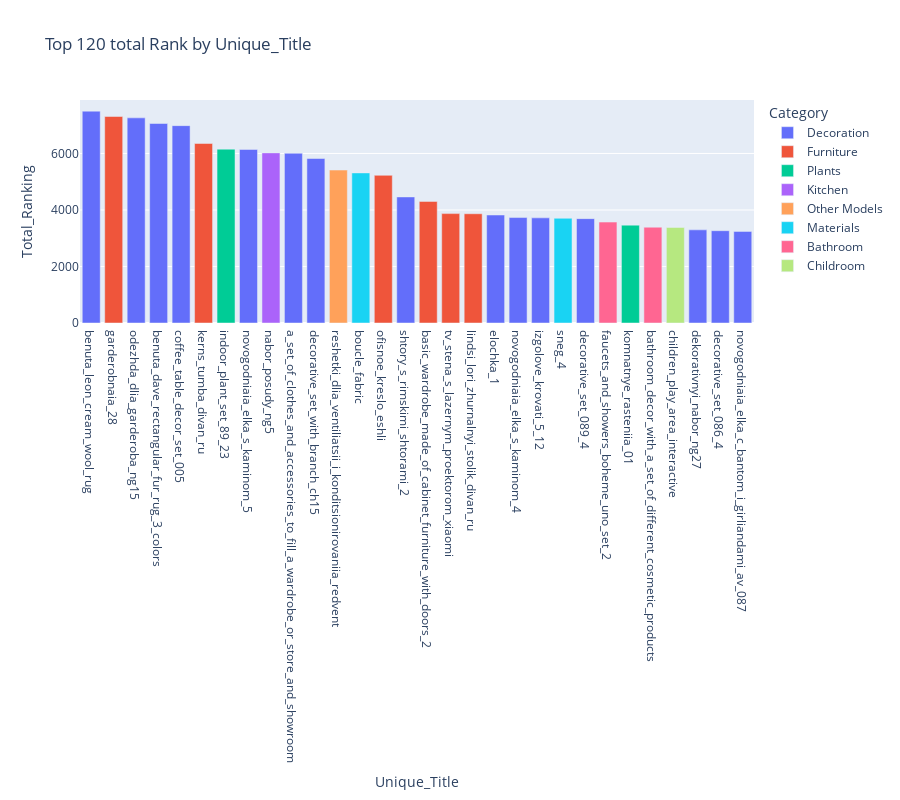

Notebook cell for this chart:
### Code cell
data_unique_gr = data.groupby(by=['Unique_Title', 'Category', 'Username'], as_index=False)['Ranking'].sum()
data_unique_gr.columns = ['Unique_Title', 'Category', 'Username', 'Total_Ranking']
data_unique_gr.sort_values(by='Total_Ranking', ascending=False, inplace=True)
data_unique_gr = data_unique_gr.head(30)

cat_list = data_unique_gr['Unique_Title'].tolist()
cat_dict = {'Unique_Title': cat_list}

fig4 = px.bar(data_unique_gr, x='Unique_Title', y='Total_Ranking', hover_data='Username',
              category_orders=cat_dict, color='Category', height=800, title='Top 120 total Rank by Unique_Title')
fig4.show()

### Figure 1 — Plotly figure (JSON) as saved in the notebook; plotly's stock layout.template omitted (floating-point values rounded to 4 significant figures)
{"data": [{"alignmentgroup": "True", "customdata": [["3Dmitruk"], ["niga2323"], ["3Dmitruk"], ["Mitya87"], ["dofen"], ["sofiakholina"], ["cheka_3dviz"], ["Rolan05"], ["fffaaa12"], ["dofen"], ["oleksandroleksandr"], ["Moriiiz"], ["niga2323"], ["mhl.hnr"], ["verba_cg"]], "hovertemplate": "Category=Decoration<br>Unique_Title=%{x}<br>Total_Ranking=%{y}<br>Username=%{customdata[0]}<extra></extra>", "legendgroup": "Decoration", "marker": {"color": "#636efa", "pattern": {"shape": ""}}, "name": "Decoration", "offsetgroup": "Decoration", "orientation": "v", "showlegend": true, "textposition": "auto", "type": "bar", "x": ["benuta_leon_cream_wool_rug", "odezhda_dlia_garderoba_ng15", "benuta_dave_rectangular_fur_rug_3_colors", "coffee_table_decor_set_005", "novogodniaia_elka_s_kaminom_5", "a_set_of_clothes_and_accessories_to_fill_a_wardrobe_or_store_and_showroom", "decorative_set_with_branch_ch15", "shtory_s_rimskimi_shtorami_2", "elochka_1", "novogodniaia_elka_s_kaminom_4", "izgolove_krovati_5_12", "decorative_set_089_4", "dekorativnyi_nabor_ng27", "decorative_set_086_4", "novogodniaia_elka_c_bantom_i_girliandami_av_087"], "xaxis": "x", "y": [7498, 7260, 7061, 6985, 6142, 6008, 5822, 4462, 3822, 3732, 3721, 3694, 3297, 3267, 3242], "yaxis": "y"}, {"alignmentgroup": "True", "customdata": [["protektor"], ["niga2323"], ["illidan_"], ["sofiakholina"], ["aoverina"], ["niga2323"]], "hovertemplate": "Category=Furniture<br>Unique_Title=%{x}<br>Total_Ranking=%{y}<br>Username=%{customdata[0]}<extra></extra>", "legendgroup": "Furniture", "marker": {"color": "#EF553B", "pattern": {"shape": ""}}, "name": "Furniture", "offsetgroup": "Furniture", "orientation": "v", "showlegend": true, "textposition": "auto", "type": "bar", "x": ["garderobnaia_28", "kerns_tumba_divan_ru", "ofisnoe_kreslo_eshli", "basic_wardrobe_made_of_cabinet_furniture_with_doors_2", "tv_stena_s_lazernym_proektorom_xiaomi", "lindsi_lori_zhurnalnyi_stolik_divan_ru"], "xaxis": "x", "y": [7309, 6354, 5227, 4303, 3872, 3867], "yaxis": "y"}, {"alignmentgroup": "True", "customdata": [["mh.designer"], ["13halav"]], "hovertemplate": "Category=Plants<br>Unique_Title=%{x}<br>Total_Ranking=%{y}<br>Username=%{customdata[0]}<extra></extra>", "legendgroup": "Plants", "marker": {"color": "#00cc96", "pattern": {"shape": ""}}, "name": "Plants", "offsetgroup": "Plants", "orientation": "v", "showlegend": true, "textposition": "auto", "type": "bar", "x": ["indoor_plant_set_89_23", "komnatnye_rasteniia_01"], "xaxis": "x", "y": [6153, 3464], "yaxis": "y"}, {"alignmentgroup": "True", "customdata": [["niga2323"]], "hovertemplate": "Category=Kitchen<br>Unique_Title=%{x}<br>Total_Ranking=%{y}<br>Username=%{customdata[0]}<extra></extra>", "legendgroup": "Kitchen", "marker": {"color": "#ab63fa", "pattern": {"shape": ""}}, "name": "Kitchen", "offsetgroup": "Kitchen", "orientation": "v", "showlegend": true, "textposition": "auto", "type": "bar", "x": ["nabor_posudy_ng5"], "xaxis": "x", "y": [6021], "yaxis": "y"}, {"alignmentgroup": "True", "customdata": [["DashutaG"]], "hovertemplate": "Category=Other Models<br>Unique_Title=%{x}<br>Total_Ranking=%{y}<br>Username=%{customdata[0]}<extra></extra>", "legendgroup": "Other Models", "marker": {"color": "#FFA15A", "pattern": {"shape": ""}}, "name": "Other Models", "offsetgroup": "Other Models", "orientation": "v", "showlegend": true, "textposition": "auto", "type": "bar", "x": ["reshetki_dlia_ventiliatsii_i_konditsionirovaniia_redvent"], "xaxis": "x", "y": [5413], "yaxis": "y"}, {"alignmentgroup": "True", "customdata": [["marchik3d"], ["maltsev_stepan"]], "hovertemplate": "Category=Materials<br>Unique_Title=%{x}<br>Total_Ranking=%{y}<br>Username=%{customdata[0]}<extra></extra>", "legendgroup": "Materials", "marker": {"color": "#19d3f3", "pattern": {"shape": ""}}, "name": "Materials", "offsetgroup": "Materials", "orientation": "v", "showlegend": true, "textposition": "auto", "type": "bar", "x": ["boucle_fabric", "sneg_4"], "xaxis": "x", "y": [5312, 3706], "yaxis": "y"}, {"alignmentgroup": "True", "customdata": [["Ashlesha"], ["sofiakholina"]], "hovertemplate": "Category=Bathroom<br>Unique_Title=%{x}<br>Total_Ranking=%{y}<br>Username=%{customdata[0]}<extra></extra>", "legendgroup": "Bathroom", "marker": {"color": "#FF6692", "pattern": {"shape": ""}}, "name": "Bathroom", "offsetgroup": "Bathroom", "orientation": "v", "showlegend": true, "textposition": "auto", "type": "bar", "x": ["faucets_and_showers_boheme_uno_set_2", "bathroom_decor_with_a_set_of_different_cosmetic_products"], "xaxis": "x", "y": [3572, 3391], "yaxis": "y"}, {"alignmentgroup": "True", "customdata": [["lzv_cg"]], "hovertemplate": "Category=Childroom<br>Unique_Title=%{x}<br>Total_Ranking=%{y}<br>Username=%{customdata[0]}<extra></extra>", "legendgroup": "Childroom", "marker": {"color": "#B6E880", "pattern": {"shape": ""}}, "name": "Childroom", "offsetgroup": "Childroom", "orientation": "v", "showlegend": true, "textposition": "auto", "type": "bar", "x": ["children_play_area_interactive"], "xaxis": "x", "y": [3382], "yaxis": "y"}], "layout": {"barmode": "relative", "height": 800, "legend": {"title": {"text": "Category"}, "tracegroupgap": 0}, "title": {"text": "Top 120 total Rank by Unique_Title"}, "xaxis": {"anchor": "y", "categoryarray": ["benuta_leon_cream_wool_rug", "garderobnaia_28", "odezhda_dlia_garderoba_ng15", "benuta_dave_rectangular_fur_rug_3_colors", "coffee_table_decor_set_005", "kerns_tumba_divan_ru", "indoor_plant_set_89_23", "novogodniaia_elka_s_kaminom_5", "nabor_posudy_ng5", "a_set_of_clothes_and_accessories_to_fill_a_wardrobe_or_store_and_showroom", "decorative_set_with_branch_ch15", "reshetki_dlia_ventiliatsii_i_konditsionirovaniia_redvent", "boucle_fabric", "ofisnoe_kreslo_eshli", "shtory_s_rimskimi_shtorami_2", "basic_wardrobe_made_of_cabinet_furniture_with_doors_2", "tv_stena_s_lazernym_proektorom_xiaomi", "lindsi_lori_zhurnalnyi_stolik_divan_ru", "elochka_1", "novogodniaia_elka_s_kaminom_4", "izgolove_krovati_5_12", "sneg_4", "decorative_set_089_4", "faucets_and_showers_boheme_uno_set_2", "komnatnye_rasteniia_01", "bathroom_decor_with_a_set_of_different_cosmetic_products", "children_play_area_interactive", "dekorativnyi_nabor_ng27", "decorative_set_086_4", "novogodniaia_elka_c_bantom_i_girliandami_av_087"], "categoryorder": "array", "domain": [0, 1], "title": {"text": "Unique_Title"}}, "yaxis": {"anchor": "x", "domain": [0, 1], "title": {"text": "Total_Ranking"}}}}
